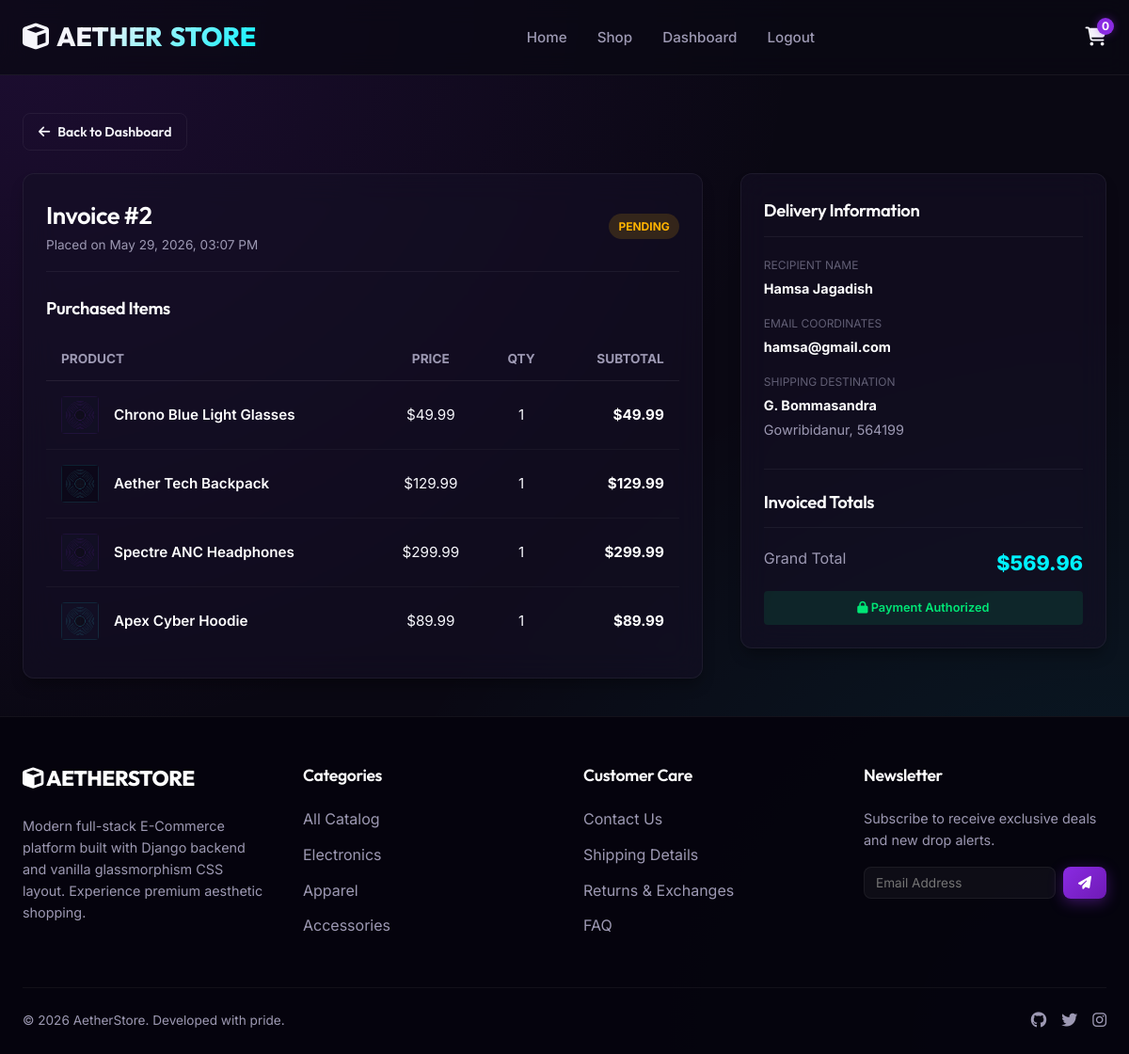
The page /dashboard/order/2/ (signed in) on the database its author committed.
### store/models.py (models this page shows, shortened)
class Order(models.Model):
    STATUS_CHOICES = (
        ('Pending', 'Pending'),
        ('Processing', 'Processing'),
        ('Shipped', 'Shipped'),
        ('Delivered', 'Delivered'),
        ('Cancelled', 'Cancelled'),
    )
    user = models.ForeignKey(User, on_delete=models.SET_NULL, null=True, blank=True, related_name='orders')
    first_name = models.CharField(max_length=50)
    last_name = models.CharField(max_length=50)
    email = models.EmailField()
    address = models.CharField(max_length=250)
    city = models.CharField(max_length=100)
    zip_code = models.CharField(max_length=20)
    total_price = models.DecimalField(max_digits=10, decimal_places=2)
    order_date = models.DateTimeField(auto_now_add=True)
    status = models.CharField(max_length=20, choices=STATUS_CHOICES, default='Pending')

class OrderItem(models.Model):
    order = models.ForeignKey(Order, on_delete=models.CASCADE, related_name='items')
    product = models.ForeignKey(Product, on_delete=models.CASCADE)
    price = models.DecimalField(max_digits=10, decimal_places=2)
    quantity = models.PositiveIntegerField(default=1)
    @property
    def subtotal(self):
        return self.price * self.quantity

class Product(models.Model):
    category = models.ForeignKey(Category, on_delete=models.CASCADE, related_name='products')
    name = models.CharField(max_length=200)
    slug = models.SlugField(max_length=220, unique=True, blank=True)
    description = models.TextField(blank=True)
    price = models.DecimalField(max_digits=10, decimal_places=2)
    image = models.ImageField(upload_to='products/', null=True, blank=True)
    stock = models.IntegerField(default=0)
    created_at = models.DateTimeField(auto_now_add=True)

### store/views.py (the view)
# urls.py: path('dashboard/order/<int:order_id>/', views.order_detail, name='order_detail'),
@login_required(login_url='store:login')
def order_detail(request, order_id):
    order = get_object_or_404(Order, id=order_id, user=request.user)
    return render(request, 'store/order_detail.html', {'order': order})

### store/context_processors.py (called while the page is built)
def cart_processor(request):
    total_qty = 0
    if request.user.is_authenticated:
        cart_items = CartItem.objects.filter(user=request.user)
        total_qty = sum(item.quantity for item in cart_items)
    else:
        session_key = request.session.session_key
        if session_key:
            cart_items = CartItem.objects.filter(session_id=session_key)
            total_qty = sum(item.quantity for item in cart_items)
    return {'cart_count': total_qty}

### store/templates/store/order_detail.html (shortened to what this page needs)
{% extends 'store/base.html' %}
{% load static %}
{% block content %}
    <div style="margin-bottom: 24px">
        <a href="{% url 'store:dashboard' %}" class="btn btn-outline btn-sm"><i class="fa-solid fa-arrow-left"></i> Back to Dashboard</a>
    </div>
    <div class="checkout-layout" style="grid-template-columns: 1.3fr 0.7fr">
        <div class="checkout-form-card glass-panel" style="padding: 24px">
            <div style="display:flex; justify-content:space-between; align-items:center; margin-bottom:24px; border-bottom:1px solid rgba(255,255,255,0.06); padding-bottom:16px; flex-wrap:wrap; gap:12px">
                <div>
                    <h1 style="color:#fff; font-size:1.6rem">Invoice #{{ order.id }}</h1>
                    <p style="color:var(--text-secondary); font-size:0.85rem">Placed on {{ order.order_date|date:"F d, Y, h:i A" }}</p>
                </div>
                <span class="status-badge
                    {% if order.status == 'Pending' %}status-pending
                    {% elif order.status == 'Processing' %}status-processing
                    {% elif order.status == 'Shipped' %}status-shipped
                    {% elif order.status == 'Delivered' %}status-delivered
                    {% elif order.status == 'Cancelled' %}status-cancelled
                    {% endif %}">
                    {{ order.status }}
                </span>
            </div>
            <h3 style="color:#fff; font-size:1.15rem; margin-bottom:16px">Purchased Items</h3>
            <table class="custom-table" id="invoice-items-table">
                <thead>
                    <tr>
                        <th>Product</th>
                        <th style="text-align:center">Price</th>
                        <th style="text-align:center">Qty</th>
                        <th style="text-align:right">Subtotal</th>
                    </tr>
                </thead>
                <tbody>
                    {% for item in order.items.all %}
                        <tr id="invoice-item-{{ item.id }}">
                            <td>
                                <div style="display:flex; align-items:center; gap:16px">
                                    {% if item.product.image %}
                                        <img src="{{ item.product.image.url }}" alt="{{ item.product.name }}" style="width:40px; height:40px; border-radius:4px; object-fit:cover">
                                    {% else %}
                                        <div style="width:40px; height:40px; border-radius:4px; background:#120e24; display:flex; align-items:center; justify-content:center; color:var(--text-muted)">
                                            <i class="fa-regular fa-image"></i>
                                        </div>
                                    {% endif %}
                                    <span style="font-weight:600"><a href="{% url 'store:product_detail' item.product.slug %}" style="color:#fff">{{ item.product.name }}</a></span>
                                </div>
                            </td>
                            <td style="text-align:center">${{ item.price }}</td>
                            <td style="text-align:center">{{ item.quantity }}</td>
                            <td style="text-align:right; color:#fff; font-weight:700">${{ item.subtotal }}</td>
                        </tr>
                    {% endfor %}
                </tbody>
            </table>
        </div>
        <div class="cart-summary-card glass-panel" style="padding: 24px">
            <h3 class="summary-title" style="margin-bottom:20px; font-size:1.15rem">Delivery Information</h3>
            <div style="font-size:0.9rem; color:var(--text-secondary); display:flex; flex-direction:column; gap:16px; margin-bottom:30px">
                <div>
                    <span style="display:block; font-size:0.75rem; color:var(--text-muted); text-transform:uppercase; margin-bottom:4px">Recipient Name</span>
                    <strong style="color:#fff">{{ order.first_name }} {{ order.last_name }}</strong>
                </div>
                <div>
                    <span style="display:block; font-size:0.75rem; color:var(--text-muted); text-transform:uppercase; margin-bottom:4px">Email Coordinates</span>
                    <strong style="color:#fff">{{ order.email }}</strong>
                </div>
                <div>
                    <span style="display:block; font-size:0.75rem; color:var(--text-muted); text-transform:uppercase; margin-bottom:4px">Shipping Destination</span>
                    <strong style="color:#fff">{{ order.address }}</strong>
                    <div style="margin-top:2px">{{ order.city }}, {{ order.zip_code }}</div>
                </div>
            </div>
            <h3 class="summary-title" style="margin-bottom:20px; font-size:1.15rem; border-top:1px solid rgba(255,255,255,0.06); padding-top:20px">Invoiced Totals</h3>
            <div class="summary-row" style="margin-bottom:12px">
                <span>Grand Total</span>
                <span style="color:var(--accent-secondary); font-size:1.35rem; font-weight:800">${{ order.total_price }}</span>
            </div>
            <div style="font-size:0.8rem; background:rgba(0,230,118,0.1); color:var(--success); padding:8px 12px; border-radius:4px; text-align:center; font-weight:600">
                <i class="fa-solid fa-lock"></i> Payment Authorized
            </div>
        </div>
    </div>
{% endblock %}

### store/static/store/css/style.css (style rules this page uses)
:root { --bg-primary: #0a0813; --bg-secondary: #131026; --bg-glass: rgba(20, 16, 38, 0.6); --border-glass: rgba(255, 255, 255, 0.06); --accent-primary: #8a2be2; --accent-primary-glow: rgba(138, 43, 226, 0.4); --accent-secondary: #00f2fe; --accent-secondary-glow: rgba(0, 242, 254, 0.4); --text-primary: #f5f5fa; --text-secondary: #9d99b3; --text-muted: #625f75; --success: #00e676; --warning: #ffb300; --error: #ff1744; --font-heading: 'Outfit', sans-serif; --font-body: 'Inter', sans-serif; --shadow-sm: 0 4px 6px -1px rgba(0, 0, 0, 0.1), 0 2px 4px -1px rgba(0, 0, 0, 0.06); --shadow-md: 0 10px 15px -3px rgba(0, 0, 0, 0.3), 0 4px 6px -2px rgba(0, 0, 0, 0.05); --shadow-lg: 0 20px 25px -5px rgba(0, 0, 0, 0.5), 0 10px 10px -5px rgba(0, 0, 0, 0.04); --radius-sm: 8px; --radius-md: 12px; --radius-lg: 20px; --transition: all 0.3s cubic-bezier(0.4, 0, 0.2, 1); }
* { margin: 0; padding: 0; box-sizing: border-box; }
body { background-color: var(--bg-primary); color: var(--text-primary); font-family: var(--font-body); line-height: 1.6; overflow-x: hidden; background-image: radial-gradient(at 0% 0%, rgba(138, 43, 226, 0.15) 0px, transparent 50%), radial-gradient(at 100% 100%, rgba(0, 242, 254, 0.1) 0px, transparent 50%); background-attachment: fixed; min-height: 100vh; display: flex; flex-direction: column; }
a { color: inherit; text-decoration: none; transition: var(--transition); }
img { max-width: 100%; height: auto; display: block; }
h1, h2, h3, h4, h5, h6 { font-family: var(--font-heading); font-weight: 600; letter-spacing: -0.02em; }
.glass-panel { background: var(--bg-glass); backdrop-filter: blur(16px); -webkit-backdrop-filter: blur(16px); border: 1px solid var(--border-glass); border-radius: var(--radius-md); box-shadow: var(--shadow-md); }
.btn { display: inline-flex; align-items: center; justify-content: center; padding: 12px 24px; border-radius: var(--radius-sm); font-weight: 600; font-family: var(--font-heading); cursor: pointer; transition: var(--transition); border: none; outline: none; text-align: center; gap: 8px; }
.btn-outline { background: transparent; border: 1px solid var(--border-glass); color: var(--text-primary); }
.btn-sm { padding: 8px 16px; font-size: 0.875rem; }
.cart-summary-card { padding: 30px; height: fit-content; }
.summary-title { font-size: 1.25rem; margin-bottom: 24px; color: #fff; border-bottom: 1px solid rgba(255, 255, 255, 0.06); padding-bottom: 12px; }
.summary-row { display: flex; justify-content: space-between; margin-bottom: 16px; color: var(--text-secondary); }
.checkout-layout { display: grid; grid-template-columns: 1.2fr 0.8fr; gap: 40px; }
.checkout-form-card { padding: 30px; }
.custom-table { width: 100%; border-collapse: collapse; text-align: left; }
.custom-table th { padding: 12px 16px; color: var(--text-secondary); font-size: 0.85rem; text-transform: uppercase; border-bottom: 1px solid rgba(255, 255, 255, 0.08); }
.custom-table td { padding: 16px; border-bottom: 1px solid rgba(255, 255, 255, 0.04); font-size: 0.95rem; }
.custom-table tr:last-child td { border-bottom: none; }
.status-badge { padding: 4px 10px; border-radius: 20px; font-size: 0.75rem; font-weight: 700; display: inline-block; text-transform: uppercase; }
.status-pending { background: rgba(255, 179, 0, 0.15); color: var(--warning); }

### rows shown on the page
Order: id "2", order_date "May 29, 2026, 03:07 PM", status "PENDING", first_name "Hamsa", last_name "Jagadish", email "hamsa@gmail.com", address "G. Bommasandra", city "Gowribidanur", zip_code "564199", total_price "569.96"
OrderItem: product.image (picture), product.name "Chrono Blue Light Glasses", price "49.99", quantity "1", subtotal "49.99"
OrderItem: product.image (picture), product.name "Aether Tech Backpack", price "129.99", quantity "1", subtotal "129.99"
OrderItem: product.image (picture), product.name "Spectre ANC Headphones", price "299.99", quantity "1", subtotal "299.99"
OrderItem: product.image (picture), product.name "Apex Cyber Hoodie", price "89.99", quantity "1", subtotal "89.99"

### other values the page prints
{{ cart_count }} "0"
